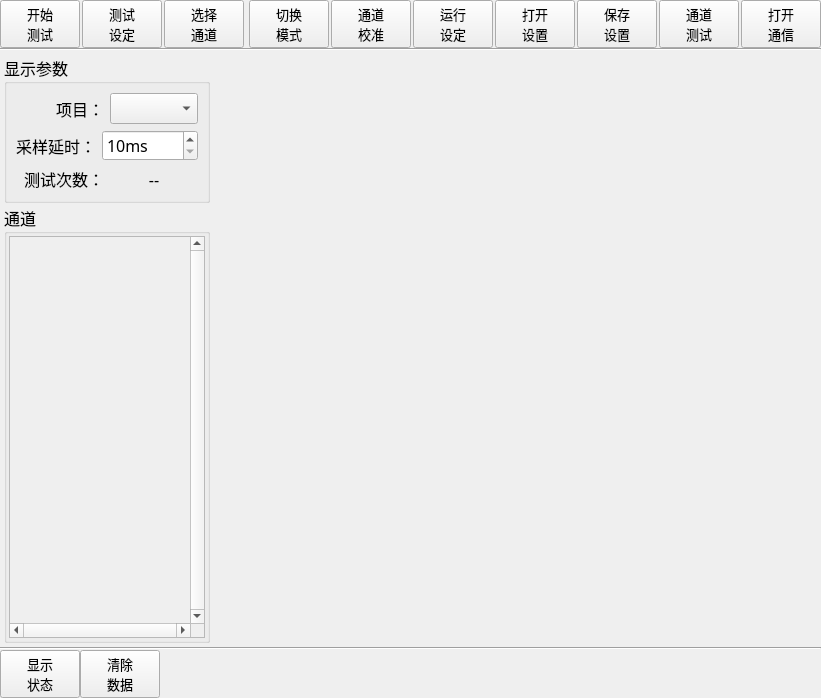
<?xml version="1.0" encoding="UTF-8"?>
<ui version="4.0">
 <class>clsMultiChannaeBox</class>
 <widget class="QMainWindow" name="clsMultiChannaeBox">
  <property name="geometry">
   <rect>
    <x>0</x>
    <y>0</y>
    <width>821</width>
    <height>698</height>
   </rect>
  </property>
  <property name="windowTitle">
   <string>多通道测试</string>
  </property>
  <property name="styleSheet">
   <string notr="true">clsMultiChannaeBox
{
	
	background-color: rgb(144, 148, 248);
}</string>
  </property>
  <widget class="QWidget" name="centralwidget">
   <layout class="QVBoxLayout" name="verticalLayout_4">
    <property name="spacing">
     <number>0</number>
    </property>
    <property name="leftMargin">
     <number>0</number>
    </property>
    <property name="topMargin">
     <number>0</number>
    </property>
    <property name="rightMargin">
     <number>0</number>
    </property>
    <property name="bottomMargin">
     <number>0</number>
    </property>
    <item>
     <layout class="QHBoxLayout" name="horizontalLayout">
      <property name="spacing">
       <number>2</number>
      </property>
      <item>
       <widget class="QPushButton" name="btnSignleTest">
        <property name="minimumSize">
         <size>
          <width>0</width>
          <height>40</height>
         </size>
        </property>
        <property name="font">
         <font>
          <family>楷体</family>
          <pointsize>10</pointsize>
          <weight>50</weight>
          <bold>false</bold>
         </font>
        </property>
        <property name="text">
         <string>开始
测试</string>
        </property>
        <property name="icon">
         <iconset resource="../recFile/myRes.qrc">
          <normaloff>:/Icons/single.png</normaloff>:/Icons/single.png</iconset>
        </property>
        <property name="iconSize">
         <size>
          <width>20</width>
          <height>20</height>
         </size>
        </property>
        <property name="checkable">
         <bool>true</bool>
        </property>
       </widget>
      </item>
      <item>
       <widget class="QPushButton" name="btnMeter">
        <property name="minimumSize">
         <size>
          <width>0</width>
          <height>40</height>
         </size>
        </property>
        <property name="font">
         <font>
          <family>楷体</family>
          <pointsize>10</pointsize>
          <weight>50</weight>
          <bold>false</bold>
         </font>
        </property>
        <property name="text">
         <string>测试
设定</string>
        </property>
        <property name="icon">
         <iconset resource="../recFile/myRes.qrc">
          <normaloff>:/Icons/instrument.png</normaloff>:/Icons/instrument.png</iconset>
        </property>
        <property name="iconSize">
         <size>
          <width>20</width>
          <height>20</height>
         </size>
        </property>
       </widget>
      </item>
      <item>
       <widget class="QPushButton" name="btnSelectChennal">
        <property name="minimumSize">
         <size>
          <width>0</width>
          <height>40</height>
         </size>
        </property>
        <property name="font">
         <font>
          <family>楷体</family>
          <pointsize>10</pointsize>
          <weight>50</weight>
          <bold>false</bold>
         </font>
        </property>
        <property name="text">
         <string>选择
通道</string>
        </property>
        <property name="icon">
         <iconset resource="../recFile/myRes.qrc">
          <normaloff>:/Icons/chennal.png</normaloff>:/Icons/chennal.png</iconset>
        </property>
        <property name="iconSize">
         <size>
          <width>20</width>
          <height>20</height>
         </size>
        </property>
       </widget>
      </item>
      <item>
       <spacer name="horizontalSpacer">
        <property name="orientation">
         <enum>Qt::Horizontal</enum>
        </property>
        <property name="sizeHint" stdset="0">
         <size>
          <width>40</width>
          <height>20</height>
         </size>
        </property>
       </spacer>
      </item>
      <item>
       <widget class="QPushButton" name="btnSelectMode">
        <property name="minimumSize">
         <size>
          <width>0</width>
          <height>40</height>
         </size>
        </property>
        <property name="font">
         <font>
          <family>楷体</family>
          <pointsize>10</pointsize>
          <weight>50</weight>
          <bold>false</bold>
         </font>
        </property>
        <property name="text">
         <string>切换
模式</string>
        </property>
        <property name="icon">
         <iconset resource="../recFile/myRes.qrc">
          <normaloff>:/Icons/Auto.png</normaloff>:/Icons/Auto.png</iconset>
        </property>
        <property name="iconSize">
         <size>
          <width>20</width>
          <height>20</height>
         </size>
        </property>
       </widget>
      </item>
      <item>
       <widget class="QPushButton" name="btnChannalCal">
        <property name="minimumSize">
         <size>
          <width>0</width>
          <height>40</height>
         </size>
        </property>
        <property name="font">
         <font>
          <family>楷体</family>
          <pointsize>10</pointsize>
          <weight>50</weight>
          <bold>false</bold>
         </font>
        </property>
        <property name="text">
         <string>通道
校准</string>
        </property>
        <property name="icon">
         <iconset resource="../recFile/myRes.qrc">
          <normaloff>:/Icons/advance.png</normaloff>:/Icons/advance.png</iconset>
        </property>
        <property name="iconSize">
         <size>
          <width>20</width>
          <height>20</height>
         </size>
        </property>
       </widget>
      </item>
      <item>
       <widget class="QPushButton" name="btnRunningSettings">
        <property name="minimumSize">
         <size>
          <width>0</width>
          <height>40</height>
         </size>
        </property>
        <property name="font">
         <font>
          <family>楷体</family>
          <pointsize>10</pointsize>
          <weight>50</weight>
          <bold>false</bold>
         </font>
        </property>
        <property name="text">
         <string>运行
设定</string>
        </property>
        <property name="icon">
         <iconset resource="../recFile/myRes.qrc">
          <normaloff>:/Icons/calibration.png</normaloff>:/Icons/calibration.png</iconset>
        </property>
        <property name="iconSize">
         <size>
          <width>20</width>
          <height>20</height>
         </size>
        </property>
       </widget>
      </item>
      <item>
       <widget class="QPushButton" name="btnOpenSettingFile">
        <property name="minimumSize">
         <size>
          <width>0</width>
          <height>40</height>
         </size>
        </property>
        <property name="font">
         <font>
          <family>楷体</family>
          <pointsize>10</pointsize>
          <weight>50</weight>
          <bold>false</bold>
         </font>
        </property>
        <property name="text">
         <string>打开
设置</string>
        </property>
        <property name="icon">
         <iconset resource="../recFile/myRes.qrc">
          <normaloff>:/Icons/export.png</normaloff>:/Icons/export.png</iconset>
        </property>
        <property name="iconSize">
         <size>
          <width>20</width>
          <height>20</height>
         </size>
        </property>
       </widget>
      </item>
      <item>
       <widget class="QPushButton" name="btnSave">
        <property name="minimumSize">
         <size>
          <width>0</width>
          <height>40</height>
         </size>
        </property>
        <property name="font">
         <font>
          <family>楷体</family>
          <pointsize>10</pointsize>
          <weight>50</weight>
          <bold>false</bold>
         </font>
        </property>
        <property name="text">
         <string>保存
设置</string>
        </property>
        <property name="icon">
         <iconset resource="../recFile/myRes.qrc">
          <normaloff>:/Icons/stepSave.png</normaloff>:/Icons/stepSave.png</iconset>
        </property>
        <property name="iconSize">
         <size>
          <width>20</width>
          <height>20</height>
         </size>
        </property>
       </widget>
      </item>
      <item>
       <widget class="QPushButton" name="btnSwitchBoxTest">
        <property name="minimumSize">
         <size>
          <width>0</width>
          <height>40</height>
         </size>
        </property>
        <property name="font">
         <font>
          <family>楷体</family>
          <pointsize>10</pointsize>
          <weight>50</weight>
          <bold>false</bold>
         </font>
        </property>
        <property name="text">
         <string>通道
测试</string>
        </property>
        <property name="icon">
         <iconset resource="../recFile/myRes.qrc">
          <normaloff>:/Icons/switch.png</normaloff>:/Icons/switch.png</iconset>
        </property>
        <property name="iconSize">
         <size>
          <width>20</width>
          <height>20</height>
         </size>
        </property>
       </widget>
      </item>
      <item>
       <widget class="QPushButton" name="btnOpen">
        <property name="minimumSize">
         <size>
          <width>0</width>
          <height>40</height>
         </size>
        </property>
        <property name="font">
         <font>
          <family>楷体</family>
          <pointsize>10</pointsize>
          <weight>50</weight>
          <bold>false</bold>
         </font>
        </property>
        <property name="text">
         <string>打开
通信</string>
        </property>
        <property name="icon">
         <iconset resource="../recFile/myRes.qrc">
          <normaloff>:/Icons/com.png</normaloff>:/Icons/com.png</iconset>
        </property>
        <property name="iconSize">
         <size>
          <width>20</width>
          <height>20</height>
         </size>
        </property>
       </widget>
      </item>
     </layout>
    </item>
    <item>
     <widget class="Line" name="line_2">
      <property name="orientation">
       <enum>Qt::Horizontal</enum>
      </property>
     </widget>
    </item>
    <item>
     <widget class="QStackedWidget" name="dispStactWindow">
      <property name="currentIndex">
       <number>1</number>
      </property>
      <widget class="QWidget" name="page">
       <layout class="QVBoxLayout" name="verticalLayout">
        <property name="spacing">
         <number>1</number>
        </property>
        <property name="leftMargin">
         <number>1</number>
        </property>
        <property name="topMargin">
         <number>1</number>
        </property>
        <property name="rightMargin">
         <number>1</number>
        </property>
        <property name="bottomMargin">
         <number>1</number>
        </property>
        <item>
         <widget class="QScrollArea" name="scrollArea">
          <property name="widgetResizable">
           <bool>true</bool>
          </property>
          <widget class="QWidget" name="scrollAreaWidgetContents_2">
           <property name="geometry">
            <rect>
             <x>0</x>
             <y>0</y>
             <width>640</width>
             <height>480</height>
            </rect>
           </property>
           <layout class="QVBoxLayout" name="verticalLayout_2">
            <property name="spacing">
             <number>0</number>
            </property>
            <property name="leftMargin">
             <number>0</number>
            </property>
            <property name="topMargin">
             <number>0</number>
            </property>
            <property name="rightMargin">
             <number>0</number>
            </property>
            <property name="bottomMargin">
             <number>0</number>
            </property>
            <item>
             <widget class="QWidget" name="displayWidget" native="true">
              <property name="minimumSize">
               <size>
                <width>640</width>
                <height>480</height>
               </size>
              </property>
              <property name="maximumSize">
               <size>
                <width>64000</width>
                <height>48000</height>
               </size>
              </property>
              <property name="font">
               <font>
                <family>楷体</family>
                <pointsize>12</pointsize>
               </font>
              </property>
              <property name="styleSheet">
               <string notr="true">background-color: rgb(85, 85, 127);</string>
              </property>
              <layout class="QVBoxLayout" name="verticalLayout_3">
               <property name="spacing">
                <number>0</number>
               </property>
               <property name="leftMargin">
                <number>0</number>
               </property>
               <property name="topMargin">
                <number>0</number>
               </property>
               <property name="rightMargin">
                <number>0</number>
               </property>
               <property name="bottomMargin">
                <number>0</number>
               </property>
               <item>
                <widget class="QTableWidget" name="tableWidget">
                 <property name="sizeAdjustPolicy">
                  <enum>QAbstractScrollArea::AdjustIgnored</enum>
                 </property>
                 <property name="selectionMode">
                  <enum>QAbstractItemView::NoSelection</enum>
                 </property>
                 <property name="showGrid">
                  <bool>false</bool>
                 </property>
                 <property name="rowCount">
                  <number>5</number>
                 </property>
                 <property name="columnCount">
                  <number>4</number>
                 </property>
                 <attribute name="horizontalHeaderVisible">
                  <bool>false</bool>
                 </attribute>
                 <attribute name="horizontalHeaderStretchLastSection">
                  <bool>false</bool>
                 </attribute>
                 <attribute name="verticalHeaderVisible">
                  <bool>false</bool>
                 </attribute>
                 <row/>
                 <row/>
                 <row/>
                 <row/>
                 <row/>
                 <column/>
                 <column/>
                 <column/>
                 <column/>
                </widget>
               </item>
              </layout>
             </widget>
            </item>
           </layout>
          </widget>
         </widget>
        </item>
       </layout>
      </widget>
      <widget class="QWidget" name="page_2">
       <layout class="QVBoxLayout" name="verticalLayout_8">
        <property name="spacing">
         <number>2</number>
        </property>
        <property name="leftMargin">
         <number>2</number>
        </property>
        <property name="topMargin">
         <number>2</number>
        </property>
        <property name="rightMargin">
         <number>2</number>
        </property>
        <property name="bottomMargin">
         <number>2</number>
        </property>
        <item>
         <widget class="QWidget" name="widget" native="true">
          <property name="styleSheet">
           <string notr="true"/>
          </property>
          <layout class="QHBoxLayout" name="horizontalLayout_6" stretch="0,10">
           <property name="spacing">
            <number>2</number>
           </property>
           <property name="leftMargin">
            <number>2</number>
           </property>
           <property name="topMargin">
            <number>2</number>
           </property>
           <property name="rightMargin">
            <number>2</number>
           </property>
           <property name="bottomMargin">
            <number>2</number>
           </property>
           <item>
            <layout class="QVBoxLayout" name="verticalLayout_7">
             <item>
              <widget class="QGroupBox" name="groupBox">
               <property name="font">
                <font>
                 <family>楷体</family>
                 <pointsize>12</pointsize>
                </font>
               </property>
               <property name="title">
                <string>显示参数</string>
               </property>
               <layout class="QVBoxLayout" name="verticalLayout_5">
                <item>
                 <layout class="QHBoxLayout" name="horizontalLayout_3">
                  <item>
                   <widget class="QLabel" name="label">
                    <property name="font">
                     <font>
                      <family>楷体</family>
                      <pointsize>12</pointsize>
                     </font>
                    </property>
                    <property name="text">
                     <string>项目：</string>
                    </property>
                    <property name="alignment">
                     <set>Qt::AlignRight|Qt::AlignTrailing|Qt::AlignVCenter</set>
                    </property>
                   </widget>
                  </item>
                  <item>
                   <widget class="QComboBox" name="cmbItem">
                    <property name="font">
                     <font>
                      <family>楷体</family>
                      <pointsize>12</pointsize>
                     </font>
                    </property>
                   </widget>
                  </item>
                 </layout>
                </item>
                <item>
                 <layout class="QHBoxLayout" name="horizontalLayout_4">
                  <item>
                   <widget class="QLabel" name="label_2">
                    <property name="font">
                     <font>
                      <family>楷体</family>
                      <pointsize>12</pointsize>
                     </font>
                    </property>
                    <property name="text">
                     <string>采样延时：</string>
                    </property>
                    <property name="alignment">
                     <set>Qt::AlignRight|Qt::AlignTrailing|Qt::AlignVCenter</set>
                    </property>
                   </widget>
                  </item>
                  <item>
                   <widget class="QSpinBox" name="txtDelay">
                    <property name="font">
                     <font>
                      <family>楷体</family>
                      <pointsize>12</pointsize>
                     </font>
                    </property>
                    <property name="suffix">
                     <string>ms</string>
                    </property>
                    <property name="minimum">
                     <number>10</number>
                    </property>
                    <property name="maximum">
                     <number>10000</number>
                    </property>
                   </widget>
                  </item>
                 </layout>
                </item>
                <item>
                 <layout class="QHBoxLayout" name="horizontalLayout_5">
                  <item>
                   <widget class="QLabel" name="label_3">
                    <property name="font">
                     <font>
                      <family>楷体</family>
                      <pointsize>12</pointsize>
                     </font>
                    </property>
                    <property name="text">
                     <string>测试次数：</string>
                    </property>
                    <property name="alignment">
                     <set>Qt::AlignRight|Qt::AlignTrailing|Qt::AlignVCenter</set>
                    </property>
                   </widget>
                  </item>
                  <item>
                   <widget class="QLabel" name="lblCount">
                    <property name="font">
                     <font>
                      <family>楷体</family>
                      <pointsize>12</pointsize>
                     </font>
                    </property>
                    <property name="text">
                     <string>--</string>
                    </property>
                    <property name="alignment">
                     <set>Qt::AlignCenter</set>
                    </property>
                   </widget>
                  </item>
                 </layout>
                </item>
               </layout>
              </widget>
             </item>
             <item>
              <widget class="QGroupBox" name="groupBox_2">
               <property name="font">
                <font>
                 <family>楷体</family>
                 <pointsize>12</pointsize>
                </font>
               </property>
               <property name="title">
                <string>通道</string>
               </property>
               <layout class="QVBoxLayout" name="verticalLayout_6" stretch="0">
                <property name="spacing">
                 <number>2</number>
                </property>
                <property name="leftMargin">
                 <number>2</number>
                </property>
                <property name="topMargin">
                 <number>2</number>
                </property>
                <property name="rightMargin">
                 <number>2</number>
                </property>
                <property name="bottomMargin">
                 <number>2</number>
                </property>
                <item>
                 <widget class="QScrollArea" name="scrollArea_2">
                  <property name="verticalScrollBarPolicy">
                   <enum>Qt::ScrollBarAlwaysOn</enum>
                  </property>
                  <property name="horizontalScrollBarPolicy">
                   <enum>Qt::ScrollBarAlwaysOn</enum>
                  </property>
                  <property name="sizeAdjustPolicy">
                   <enum>QAbstractScrollArea::AdjustIgnored</enum>
                  </property>
                  <property name="widgetResizable">
                   <bool>true</bool>
                  </property>
                  <widget class="QWidget" name="scrollAreaWidgetContents">
                   <property name="geometry">
                    <rect>
                     <x>0</x>
                     <y>0</y>
                     <width>167</width>
                     <height>422</height>
                    </rect>
                   </property>
                   <layout class="QVBoxLayout" name="verticalLayout_10">
                    <property name="spacing">
                     <number>2</number>
                    </property>
                    <property name="leftMargin">
                     <number>2</number>
                    </property>
                    <property name="topMargin">
                     <number>2</number>
                    </property>
                    <property name="rightMargin">
                     <number>2</number>
                    </property>
                    <property name="bottomMargin">
                     <number>2</number>
                    </property>
                    <item>
                     <widget class="QWidget" name="wdgCheckBox" native="true"/>
                    </item>
                   </layout>
                  </widget>
                 </widget>
                </item>
               </layout>
              </widget>
             </item>
            </layout>
           </item>
           <item>
            <widget class="multiModePlot" name="plotWidget" native="true">
             <property name="minimumSize">
              <size>
               <width>600</width>
               <height>0</height>
              </size>
             </property>
             <property name="font">
              <font>
               <family>Times New Roman</family>
               <pointsize>12</pointsize>
              </font>
             </property>
             <property name="autoFillBackground">
              <bool>false</bool>
             </property>
            </widget>
           </item>
          </layout>
         </widget>
        </item>
       </layout>
      </widget>
     </widget>
    </item>
    <item>
     <widget class="Line" name="line_3">
      <property name="orientation">
       <enum>Qt::Horizontal</enum>
      </property>
     </widget>
    </item>
    <item>
     <layout class="QHBoxLayout" name="horizontalLayout_2">
      <item>
       <widget class="QPushButton" name="btnShowTestStatus">
        <property name="font">
         <font>
          <family>楷体</family>
          <pointsize>10</pointsize>
         </font>
        </property>
        <property name="toolTip">
         <string>&lt;html&gt;&lt;head/&gt;&lt;body&gt;&lt;p&gt;快捷键 &lt;span style=&quot; font-weight:600;&quot;&gt;F2&lt;/span&gt;&lt;/p&gt;&lt;/body&gt;&lt;/html&gt;</string>
        </property>
        <property name="text">
         <string>显示
状态</string>
        </property>
        <property name="icon">
         <iconset resource="../recFile/myRes.qrc">
          <normaloff>:/Icons/data.png</normaloff>:/Icons/data.png</iconset>
        </property>
        <property name="iconSize">
         <size>
          <width>20</width>
          <height>20</height>
         </size>
        </property>
        <property name="shortcut">
         <string>F2</string>
        </property>
        <property name="checkable">
         <bool>true</bool>
        </property>
       </widget>
      </item>
      <item>
       <widget class="QPushButton" name="btnClearAllData">
        <property name="font">
         <font>
          <family>楷体</family>
          <pointsize>10</pointsize>
         </font>
        </property>
        <property name="toolTip">
         <string>&lt;html&gt;&lt;head/&gt;&lt;body&gt;&lt;p&gt;快捷键 &lt;span style=&quot; font-weight:600;&quot;&gt;F3&lt;/span&gt;&lt;/p&gt;&lt;/body&gt;&lt;/html&gt;</string>
        </property>
        <property name="text">
         <string>清除
数据</string>
        </property>
        <property name="icon">
         <iconset resource="../recFile/myRes.qrc">
          <normaloff>:/Icons/delete.png</normaloff>:/Icons/delete.png</iconset>
        </property>
        <property name="iconSize">
         <size>
          <width>20</width>
          <height>20</height>
         </size>
        </property>
        <property name="shortcut">
         <string>F3</string>
        </property>
       </widget>
      </item>
      <item>
       <spacer name="horizontalSpacer_2">
        <property name="orientation">
         <enum>Qt::Horizontal</enum>
        </property>
        <property name="sizeHint" stdset="0">
         <size>
          <width>40</width>
          <height>20</height>
         </size>
        </property>
       </spacer>
      </item>
     </layout>
    </item>
   </layout>
  </widget>
  <widget class="QMenuBar" name="menubar">
   <property name="geometry">
    <rect>
     <x>0</x>
     <y>0</y>
     <width>821</width>
     <height>23</height>
    </rect>
   </property>
  </widget>
 </widget>
 <customwidgets>
  <customwidget>
   <class>multiModePlot</class>
   <extends>QWidget</extends>
   <header location="global">multiModePlot.h</header>
   <container>1</container>
  </customwidget>
 </customwidgets>
 <resources>
  <include location="../recFile/myRes.qrc"/>
 </resources>
 <connections/>
</ui>
